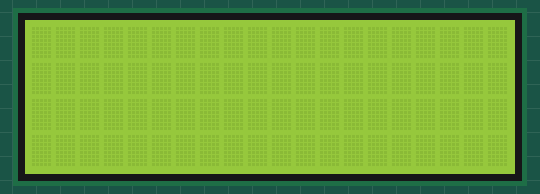
Bench run of a sketch on a simulated Arduino Uno, built with avr-gcc and run on an emulated ATmega328P. Shown: 20×4 character LCD.

Above: at 0.1 s.
At 1.2 s:
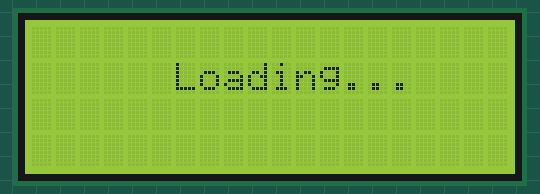
At 3.2 s:
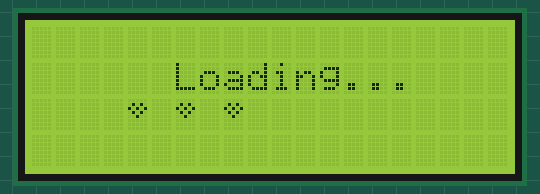
At 5.2 s:
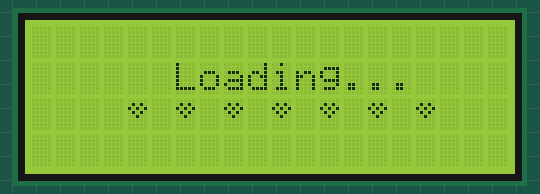

The sketch:

loading_animation_hearts.ino
```cpp
#include <Wire.h>
#include <LiquidCrystal_I2C.h>

//I2C pins declaration
LiquidCrystal_I2C lcd(0x27, 16, 2);

byte placeHolder[] = {
  B00000,
  B00000,
  B00000,
  B00000,
  B00000,
  B00000,
  B00000,
  B00000
};

byte emptyHeart[] = {
  B00000,
  B01010,
  B10101,
  B01010,
  B00100,
  B00000,
  B00000,
  B00000
};

byte fullHeart[] = {
  B00000,
  B01010,
  B11111,
  B01110,
  B00100,
  B00000,
  B00000,
  B00000
};

void setup() {
  lcd.begin(20, 4);
  lcd.backlight(); //light the lcd
  lcd.createChar(0, placeHolder);
  lcd.createChar(1, emptyHeart);
  lcd.createChar(2, fullHeart);


  lcd.clear();

  //lcd.home();
  //lcd.write(0);
}

void loop() {

  lcd.setCursor(2, 2); //position - col, row
  lcd.write((byte)0); //placeholder
  delay(1000);


  lcd.setCursor(6,1);
  lcd.print("Loading...");
  delay(1000);

  lcd.setCursor(4, 2);
  lcd.write((byte)1); //empty heart
  delay(500);
  lcd.setCursor(6, 2);
  lcd.write((byte)1); //empty heart
  delay(500);
  lcd.setCursor(8, 2);
  lcd.write((byte)1); //empty heart
  delay(500);
  lcd.setCursor(10, 2);
  lcd.write((byte)1); //empty heart
  delay(500);
  lcd.setCursor(12, 2);
  lcd.write((byte)1); //empty heart
  delay(500);
  lcd.setCursor(14, 2);
  lcd.write((byte)1); //empty heart
  delay(500);
  lcd.setCursor(16, 2);
  lcd.write((byte)1); //empty heart
  delay(500);

  lcd.clear();

 }
```

Measured:
- by itself, everything shown: repeats every 5.5 s, in 10 steps
- what the display in image 3 shows lasts 0.5 s, from 5.1 s to 5.6 s
